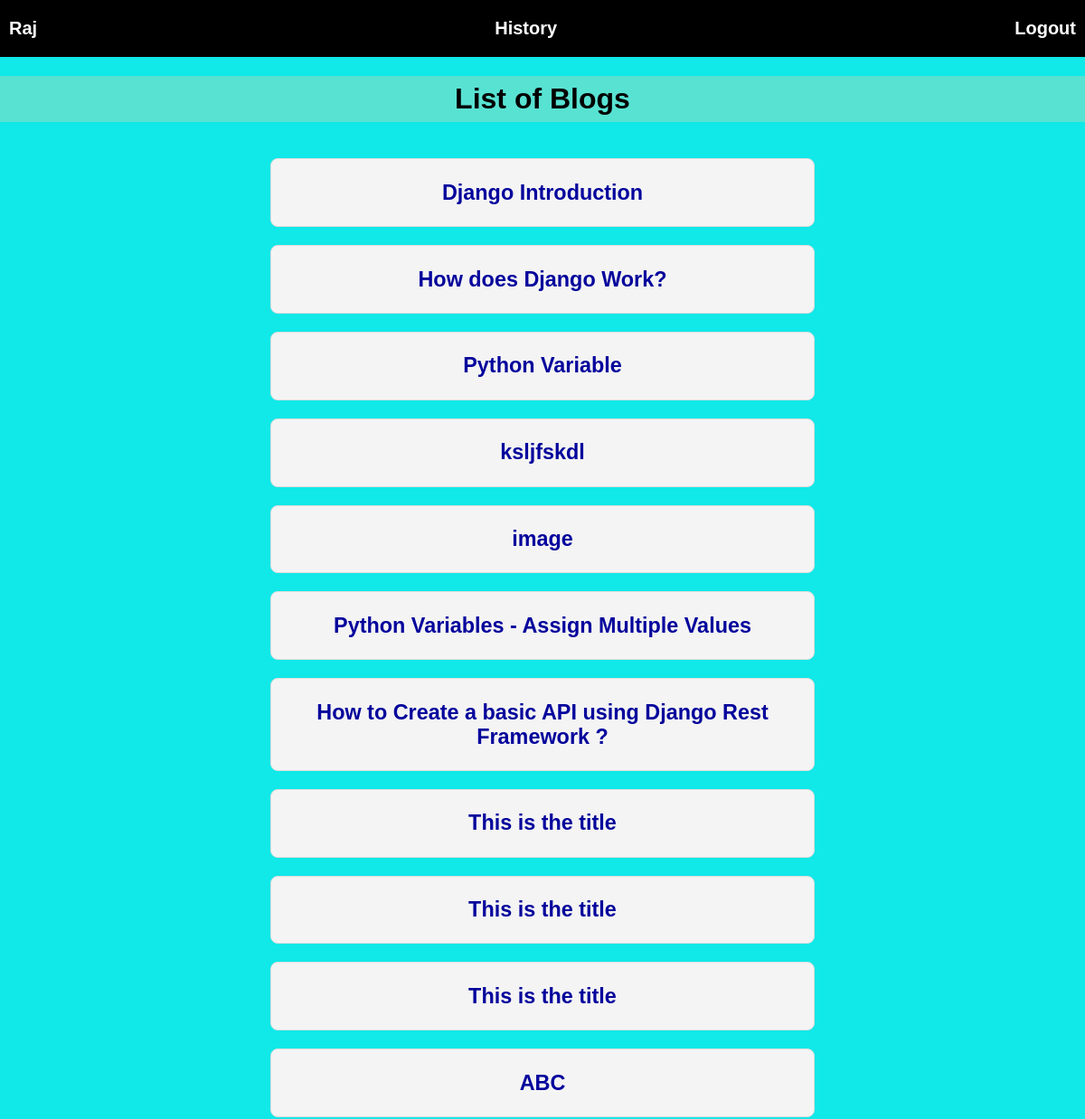
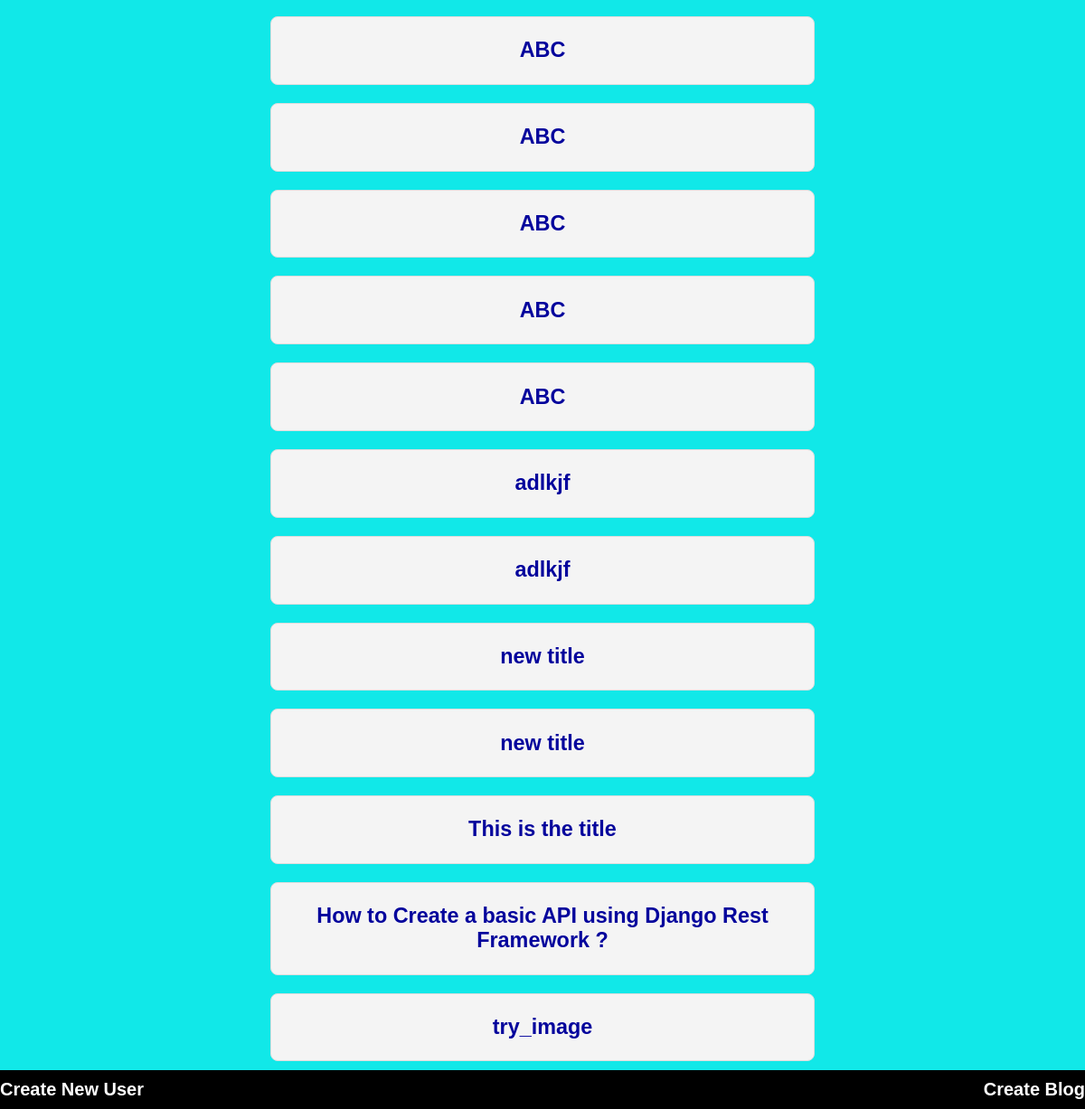
The app's page / (signed in) with its own data (2 pictures, top to bottom).
### app/models.py (models this page shows, shortened)
class Blogs(models.Model):
    STATUS_CHOICES = [
        ('draft', 'Draft'),
        ('published', 'Published'),
        ('archived', 'Archived'),
    ]
    status = models.CharField(max_length=10, choices=STATUS_CHOICES, default='draft')
    title = models.CharField(max_length=100)
    description = models.TextField()
    datetime = models.DateTimeField(default=datetime.now)
    user = models.ForeignKey(User, on_delete=models.CASCADE)
    like_count = models.IntegerField(default=0)
    count_of_comment = models.IntegerField(default=0)

### app/views.py (the view)
# urls.py: path('',homepage),
@login_required(login_url='/Userlogin')
def homepage(request):
    blog = Blogs.objects.all()
    return  render(request, 'indexpage.html',{'blog':blog})

### Template/indexpage.html (shortened to what this page needs)
{% include 'nav.html' %}
{% load static %}
<!DOCTYPE html>
<html lang="en">
<head>
    <link rel="stylesheet" href="{% static 'index.css' %}">
</head>
<body>
    <div style=" background-color: rgb(88, 226, 210);">
        <h1>
            List of Blogs
        </h1>
    </div>
    <div  class="blogs">
        {% for b in blog %}
        <a class="product-box" href="/detail/{{b.id}}">
            <h3 style="color: rgb(3, 3, 156);">{{b.title}}</h3>
        </a>
        {% endfor %}
    </div>
    <div style="display: flex; justify-content: space-between; background-color: black;">
        <div>
            {% if user.profile.is_admin %}
                <a href="/createuser" style="color:white;"> Create New User </a>
            {% endif %}
        </div>
        <div>
            <a href="/create" style="color: white;">
                Create Blog
            </a>
        </div>
    </div>
</body>
</html>

### Template/nav.html (shortened to what this page needs)
<!DOCTYPE html>
<html lang="en">
<head>
</head>
<body>
    <div
        style="display: flex; flex-flow: row; justify-content: space-between; align-items: center; background-color: black;padding: 10px;color: white;">
        <div>
            <a href="/userProfile" style="color: white;">{{user.username}}</a>
        </div>
        {% if user.profile.is_admin %}
            <div>
                <a href="/blog_histroy" style="color: white;">
                    History
                </a>
            </div>
        {% endif %}
            <div>
            {% if user.is_authenticated %}
            <a href="/Userlogout" style="color: white;">Logout</a>
            {% else %}
            <a href="/Userlogin" style="color: white;">Login </a>
            {% endif %}
        </div>
    </div>
</body>
</html>

### app/static/index.css (style rules this page uses)
html { background-color: rgb(17, 232, 232); margin: 0; padding: 0; height: 100%; }
body { font-family: Arial, sans-serif; margin: 0; font-weight: 600; font-family: Arial, Helvetica, sans-serif; }
.blogs { display: flex; flex-direction: column; justify-content: center; align-items: center; min-height: 50vh; margin: 0; padding: 0; }
.blogs .product-box { display: block; width: 50%; margin: 10px 0; text-decoration: none; background-color: #f4f4f4; color: #333; border: 1px solid #ddd; border-radius: 8px; text-align: center; transition: background-color 0.3s ease, transform 0.3s ease; }
h1 { text-align: center; margin-bottom: 30px; padding-top: 7px; padding-bottom: 7px; text-decoration: none; }
a { text-align: center; text-decoration: none; color: #18015e; font-size: 20px; display: block; margin: 10px 0; }

### records on screen
Blogs: title "Django Introduction"
Blogs: title "How does Django Work?"
Blogs: title "Python Variable"
Blogs: title "ksljfskdl"
Blogs: title "image"
Blogs: title "Python Variables - Assign Multiple Values"
Blogs: title "How to Create a basic API using Django Rest Framework ?"
Blogs: title "This is the title"
Blogs: title "This is the title"
Blogs: title "This is the title"
Blogs: title "ABC"
Blogs: title "ABC"
Blogs: title "ABC"
Blogs: title "ABC"
Blogs: title "ABC"
Blogs: title "ABC"
Blogs: title "adlkjf"
Blogs: title "adlkjf"
Blogs: title "new title"
Blogs: title "new title"
Blogs: title "This is the title"
Blogs: title "How to Create a basic API using Django Rest Framework ?"
Blogs: title "try_image"

### other values on screen
{{ user.username }} "Raj"
